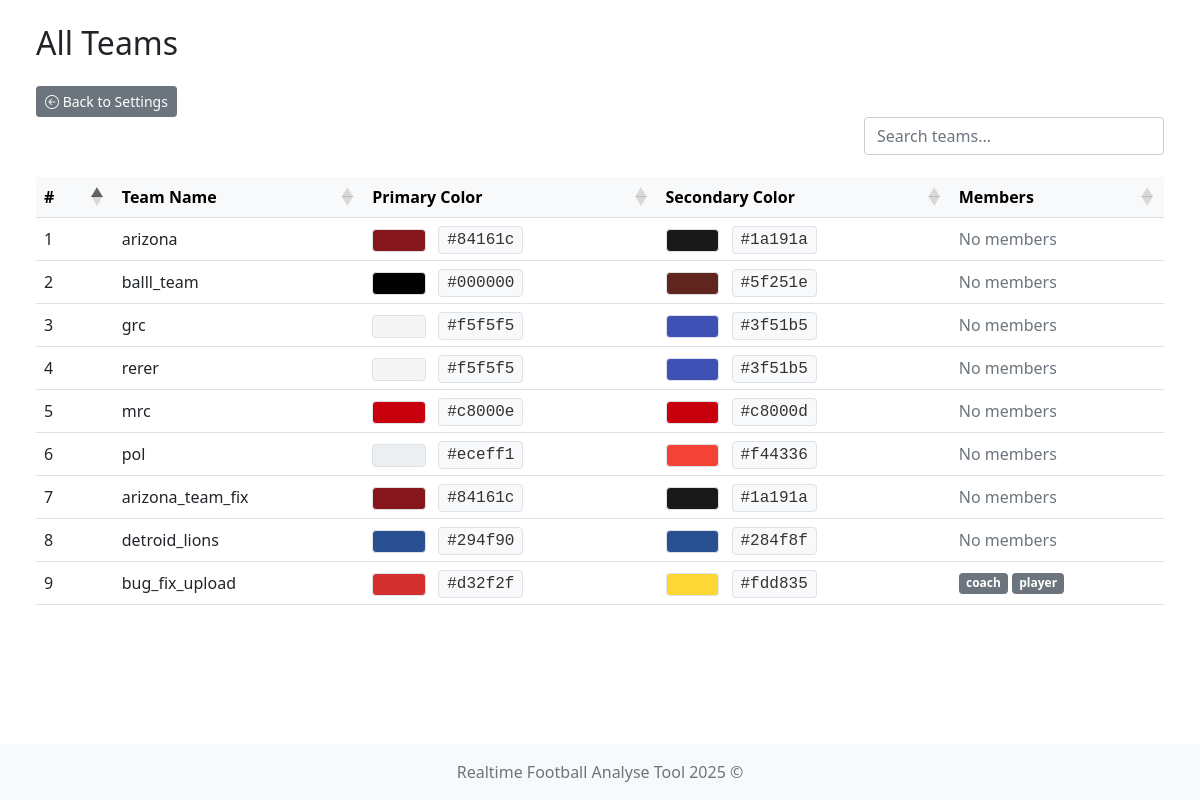
The page /team/list on the database as committed earlier.
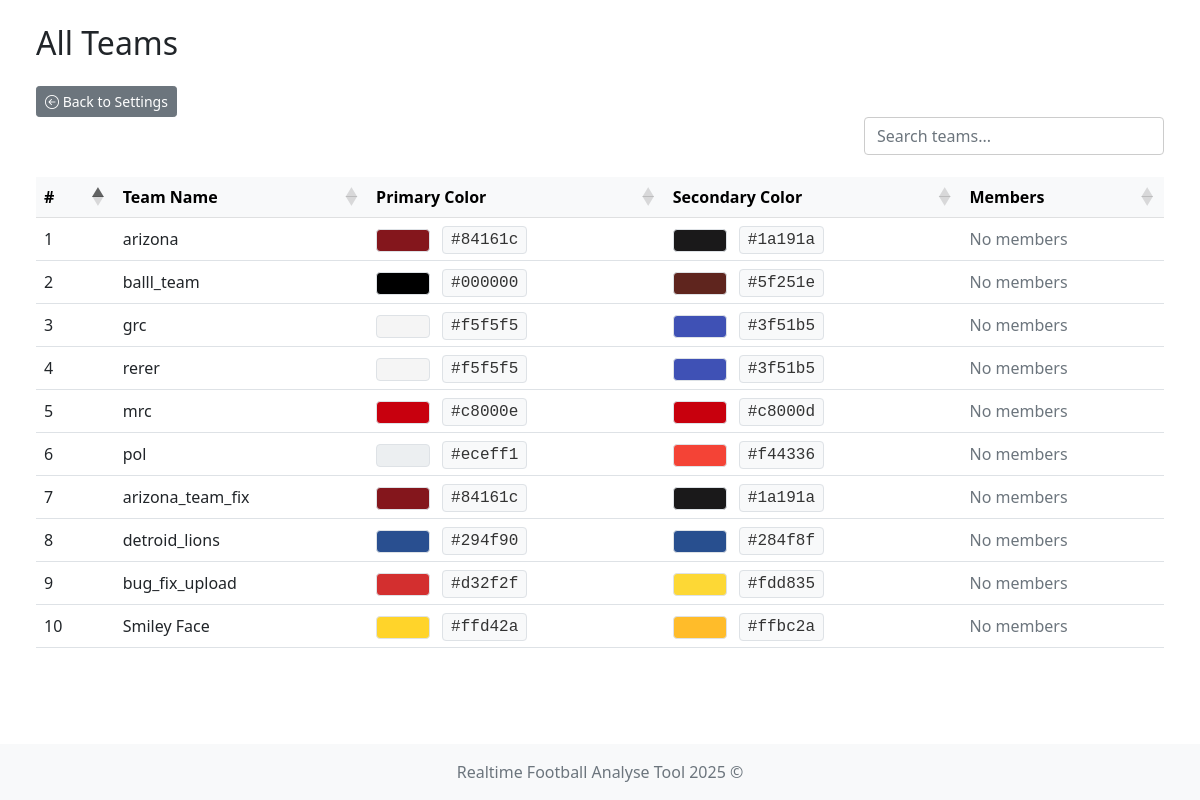
The same page on the database as committed later.
### app/models/team.py (models this page shows)
class TeamModel(db.Model):
    __tablename__ = 'teams'
    id = db.Column(db.Integer, primary_key=True)
    name = db.Column(db.String(100), nullable=False, unique=True)  # prevent duplicate team names
    icon = db.Column(db.String(300), nullable=False)  # longer path for future-proofing
    primary_color = db.Column(db.String(20), nullable=False)
    secondary_color = db.Column(db.String(20), nullable=False)

### app/models/user.py (models this page shows)
class UserModel(db.Model, UserMixin):
    __tablename__ = 'user'
    id = db.Column(db.Integer, primary_key=True)
    username = db.Column(db.String(80), unique=True, nullable=False)
    password = db.Column(db.String(120), nullable=False)
    role = db.Column(db.String(10), nullable=False, default='user')
    team_id = db.Column(db.Integer, db.ForeignKey('teams.id'))
    team = db.relationship('TeamModel', backref='users')

### app/controllers/team.py (the view)
@team_bp.route('/list')
def list_all_teams():
    teams = TeamModel.query.all()
    team_ids = [team.id for team in teams]
    if not team_ids:
        return render_template('team/show_teams.html', teams=[], team_members={})
    users = UserModel.query.filter(UserModel.team_id.in_(team_ids)).all()
    team_members = {}
    for user in users:
        team_members.setdefault(user.team_id, []).append(user)
    return render_template(
        'team/show_teams.html',
        teams=teams,
        team_members=team_members
    )

### run.py (called while the page is built)
    def _inject_context(self) -> None:
        @self.app.context_processor
        def inject_teams() -> dict:
            try:
                teams = TeamModel.query.all()
                return dict(teams=teams)
            except Exception as e:
                print(f"[!] Error injecting teams: {str(e)} ({type(e).__name__})")
                return dict(teams=[])

### app/templates/team/show_teams.html (shortened to what this page needs)
{% extends "system/base.html" %}
{% block content %}
<div class="container-fluid">
    <div class="row mb-4">
        <div class="col d-flex justify-content-between align-items-center">
            <h2 class="mb-0">All Teams</h2>
        </div>
    </div>
    <div>
        <a href="{{ url_for('settings') }}" class="btn btn-sm btn-secondary">
            <i class="bi bi-arrow-left-circle"></i> Back to Settings
        </a>
    </div>
    <div class="row mb-3">
        <div class="col d-flex justify-content-end">
            <input type="text" id="customSearch" class="form-control custom-search" placeholder="Search teams...">
        </div>
    </div>
    <div class="table-responsive">
        <table id="teamTable" class="table table-hover align-middle mb-0">
            <thead class="table-light">
            <tr>
                <th>#</th>
                <th>Team Name</th>
                <th>Primary Color</th>
                <th>Secondary Color</th>
                <th>Members</th>
            </tr>
            </thead>
            <tbody>
            {% if teams and teams|length > 0 %}
                {% for team in teams %}
                    <tr>
                        <td>{{ loop.index }}</td>
                        <td>{{ team.name }}</td>
                        <td>
                            {% set color = team.primary_color|lower %}
                            {% set badge_text_color = '#000' if color.startswith('#fff') or color == '' or color is none else '#fff' %}
                            <span class="badge border" style="background-color: {{ team.primary_color }}; color: {{ badge_text_color }};">
                            </span>
                            <span class="ms-2 px-2 py-1 border rounded" style="background-color: #f8f9fa; color: #333; font-family: monospace;">
                                {{ team.primary_color }}
                            </span>
                        </td>
                        <td>
                            {% set sec = team.secondary_color|lower %}
                            {% set sec_text = '#000' if sec.startswith('#fff') or sec == '' or sec is none else '#fff' %}
                            <span class="badge border" style="background-color: {{ team.secondary_color }}; color: {{ sec_text }};">
                            </span>
                            <span class="ms-2 px-2 py-1 border rounded" style="background-color: #f8f9fa; color: #333; font-family: monospace;">
                                {{ team.secondary_color }}
                            </span>
                        </td>
                        <td>
                            {% set members = team_members.get(team.id, []) %}
                            {% if members %}
                                <div class="d-flex flex-wrap gap-1">
                                    {% for user in members %}
                                        <span class="badge bg-secondary">{{ user.username }}</span>
                                    {% endfor %}
                                </div>
                            {% else %}
                                <span class="text-muted">No members</span>
                            {% endif %}
                        </td>
                    </tr>
                {% endfor %}
            {% endif %}
            </tbody>
        </table>
    </div>
</div>
{% endblock %}

### app/templates/system/base.html (shortened to what this page needs)
<!DOCTYPE html>
<html lang="en">
<head>
    <link href="https://cdn.jsdelivr.net/npm/bootstrap@5.1.3/dist/css/bootstrap.min.css" rel="stylesheet"/>
    <link rel="stylesheet" href="https://cdn.jsdelivr.net/npm/bootstrap-icons@1.11.3/font/bootstrap-icons.css"/>
    <link rel="stylesheet" href="https://cdnjs.cloudflare.com/ajax/libs/font-awesome/6.5.0/css/all.min.css"/>
    <link rel="stylesheet" href="https://cdn.datatables.net/1.13.6/css/dataTables.bootstrap5.min.css"/>
    <link rel="stylesheet" href="{{ url_for('static', filename='styles.css') }}"/>
</head>
<body class="{% block body_class %}{% endblock %}">
<div class="content-wrapper">
    <div class="container-fluid mt-4 px-4">
        <div id="toast-container" class="toast-container position-fixed bottom-0 end-0 p-3" style="z-index: 1100;">
        </div>
        {% block content %}{% endblock %}
    </div>
</div>
<footer class="footer mt-auto py-3 bg-light">
    <div class="container text-center">
        <span class="text-muted">Realtime Football Analyse Tool 2025 ©</span>
    </div>
</footer>
</body>
</html>

### app/static/styles.css (style rules this page uses)
html, body { height: 100%; margin: 0; padding: 0; }
body { display: flex; flex-direction: column; min-height: 100vh; }
.content-wrapper { flex: 1 0 auto; }
.footer { flex-shrink: 0; background-color: #f8f9fa; padding: 1rem 0; margin-top: auto; }
.table-responsive { margin-top: 0 !important; overflow-x: auto; }
.table-responsive { overflow-x: auto; }
.table th, .table td { white-space: nowrap; padding: 0.5rem; }
.table thead th { background-color: #f8f9fa; font-weight: bold; }

### app/templates/team/show_teams.html (style rules this page uses)
.table-responsive { overflow-x: auto; }
.table th, .table td { white-space: nowrap; padding: 0.5rem; }
.custom-search { max-width: 300px; background-color: transparent; border: 1px solid #ccc; transition: border-color 0.3s ease; }
.badge { font-size: 0.75rem; padding: 0.4em 0.6em; }

Rows that differ between the two databases and show on the page:
changed TeamModel "bug_fix_upload": loses UserModel (username "coach"); loses UserModel (username "player"); now shows "No members"
added TeamModel: name "Smiley Face", primary_color "#ffd42a", secondary_color "#ffbc2a", shows "No members"
